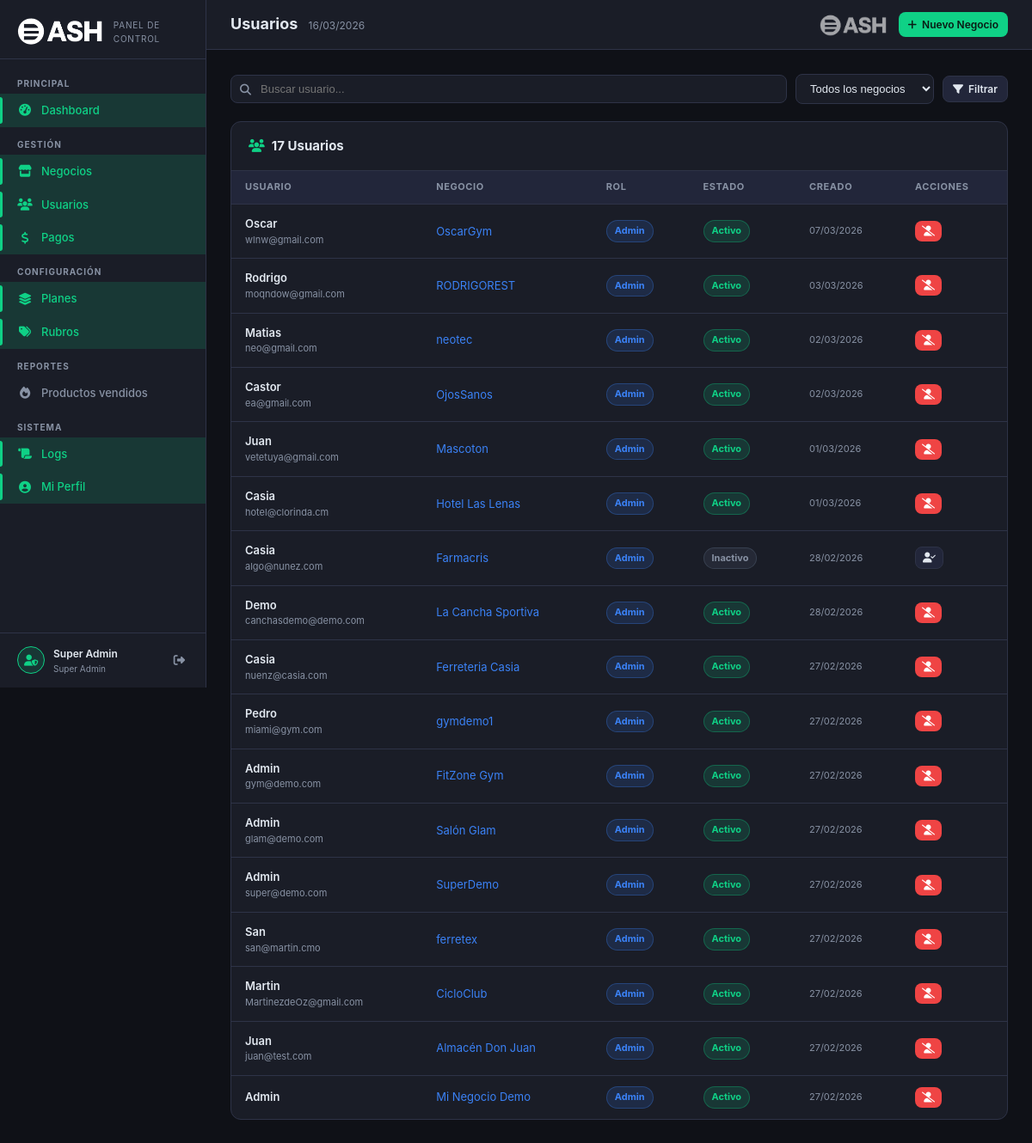
The page /superadmin/usuarios/index.php (signed in) on the database its author committed.
### tables this page shows
CREATE TABLE `usuarios` (
  `id` int(11) NOT NULL,
  `negocio_id` int(11) NOT NULL,
  `nombre` varchar(255) NOT NULL,
  `apellido` varchar(255) NOT NULL,
  `usuario` varchar(50) NOT NULL,
  `email` varchar(255) DEFAULT NULL,
  `password` varchar(255) NOT NULL,
  `rol` enum('admin','empleado') DEFAULT 'empleado',
  `telefono` varchar(50) DEFAULT NULL,
  `foto` varchar(255) DEFAULT NULL,
  `activo` tinyint(1) DEFAULT 1,
  `ultimo_acceso` timestamp NULL DEFAULT NULL,
  `fecha_creacion` timestamp NOT NULL DEFAULT current_timestamp(),
  `fecha_actualizacion` timestamp NOT NULL DEFAULT current_timestamp() ON UPDATE current_timestamp()
);

CREATE TABLE `negocios` (
  `id` int(11) NOT NULL,
  `nombre` varchar(255) NOT NULL,
  `razon_social` varchar(255) DEFAULT NULL,
  `cuit` varchar(20) DEFAULT NULL,
  `condicion_iva` varchar(50) DEFAULT NULL,
  `rubro` varchar(100) DEFAULT NULL,
  `rubro_id` int(11) DEFAULT NULL,
  `direccion` text DEFAULT NULL,
  `ciudad` varchar(100) DEFAULT NULL,
  `provincia` varchar(100) DEFAULT NULL,
  `codigo_postal` varchar(10) DEFAULT NULL,
  `telefono` varchar(50) DEFAULT NULL,
  `email` varchar(255) DEFAULT NULL,
  `sitio_web` varchar(255) DEFAULT NULL,
  `instagram` varchar(100) DEFAULT NULL,
  `facebook` varchar(255) DEFAULT NULL,
  `whatsapp` varchar(50) DEFAULT NULL,
  `logo` varchar(255) DEFAULT NULL,
  `imagen_portada` varchar(255) DEFAULT NULL,
  `carta_token` varchar(64) DEFAULT NULL,
  `carta_activa` tinyint(1) NOT NULL DEFAULT 1,
  `mensaje_ticket` text DEFAULT NULL,
  `mostrar_logo_ticket` tinyint(1) DEFAULT 1,
  `mostrar_direccion_ticket` tinyint(1) DEFAULT 1,
  `mostrar_cuit_ticket` tinyint(1) DEFAULT 1,
  `horarios` longtext DEFAULT NULL CHECK (json_valid(`horarios`)),
  `activo` tinyint(1) DEFAULT 1,
  `plan_id` int(11) DEFAULT 1,
  `fecha_vencimiento` date DEFAULT NULL,
  `bloqueado` tinyint(1) NOT NULL DEFAULT 0,
  `bloqueado_motivo` varchar(255) DEFAULT NULL,
  `notas_admin` text DEFAULT NULL,
  `estado_suscripcion` enum('activa','vencida','cancelada','trial') DEFAULT 'trial',
  `trial_hasta` date DEFAULT NULL,
  `fecha_registro` timestamp NOT NULL DEFAULT current_timestamp(),
  `fecha_alta` date DEFAULT NULL,
  `fecha_actualizacion` timestamp NOT NULL DEFAULT current_timestamp() ON UPDATE current_timestamp()
);

### superadmin/usuarios/index.php (the view, shortened to what this page needs)
<?php
$db    = sa_db();
$page  = max(1, intval($_GET['page'] ?? 1));
$perPage = 25;
$buscar = trim($_GET['q'] ?? '');
$where  = ['1=1'];
$params = [];
$whereStr = implode(' AND ', $where);
$total   = $db->prepare("SELECT COUNT(*) FROM usuarios u WHERE $whereStr");
$total->execute($params);
$total   = $total->fetchColumn();
$offset  = ($page-1) * $perPage;
$stmt = $db->prepare("
    SELECT u.id, u.nombre, u.email, u.rol, u.activo, u.fecha_creacion as created_at,
           n.nombre as negocio_nombre, n.id as negocio_id
    FROM usuarios u
    LEFT JOIN negocios n ON n.id = u.negocio_id
    WHERE $whereStr
    ORDER BY u.fecha_creacion DESC
    LIMIT $perPage OFFSET $offset
");
$stmt->execute($params);
$usuarios = $stmt->fetchAll();
require_once dirname(__DIR__) . '/_layout.php';
?>
<div class="sa-filter-bar">
    <div class="sa-search">
        <input type="text" id="searchQ" placeholder="Buscar usuario..." value="<?= htmlspecialchars($buscar) ?>"
               onkeydown="if(event.key==='Enter')applyF()">
    </div>
    <select class="sa-filter-select" id="negocioF" onchange="applyF()">
        <option value="0">Todos los negocios</option>
    </select>
    <a href="#" onclick="applyF()" class="sa-btn secondary sm"><i class="fas fa-filter"></i> Filtrar</a>
</div>
<div class="sa-panel">
    <div class="sa-panel-header">
        <h3><i class="fas fa-users" style="color:var(--sa-primary);margin-right:8px"></i><?= number_format($total) ?> Usuarios</h3>
    </div>
    <div class="sa-table-wrap">
        <table class="sa-table">
            <thead>
                <tr><th>Usuario</th><th>Negocio</th><th>Rol</th><th>Estado</th><th>Creado</th><th>Acciones</th></tr>
            </thead>
            <tbody>
            <?php if (empty($usuarios)): ?>
            <tr><td colspan="6"><div class="sa-empty"><i class="fas fa-user"></i><p>Sin usuarios</p></div></td></tr>
            <?php else: ?>
            <?php foreach ($usuarios as $u): ?>
            <tr>
                <td>
                    <div style="font-weight:600"><?= htmlspecialchars($u['nombre']) ?></div>
                    <div style="font-size:11px;color:var(--sa-muted)"><?= htmlspecialchars($u['email']) ?></div>
                </td>
                <td>
                    <a href="../negocios/edit.php?id=<?= $u['negocio_id'] ?>" style="color:var(--sa-info);font-size:13px">
                        <?= htmlspecialchars($u['negocio_nombre'] ?? '—') ?>
                    </a>
                </td>
                <td><span class="sa-pill <?= $u['rol']==='admin'?'blue':'gray' ?>"><?= $u['rol'] === 'admin' ? 'Admin' : 'Empleado' ?></span></td>
                <td><span class="sa-pill <?= $u['activo']?'green':'gray' ?>"><?= $u['activo'] ? 'Activo' : 'Inactivo' ?></span></td>
                <td style="font-size:11px;color:var(--sa-muted)"><?= date('d/m/Y', strtotime($u['created_at'])) ?></td>
                <td>
                    <button class="sa-btn <?= $u['activo']?'danger':'secondary' ?> sm icon-only"
                            title="<?= $u['activo']?'Desactivar':'Activar' ?>"
                            onclick="toggleUser(<?= $u['id'] ?>, <?= $u['activo']?0:1 ?>)">
                        <i class="fas <?= $u['activo']?'fa-user-slash':'fa-user-check' ?>"></i>
                    </button>
                </td>
            </tr>
            <?php endforeach; ?>
            <?php endif; ?>
            </tbody>
        </table>
    </div>
</div>

### superadmin/assets/sa.css (style rules this page uses)
:root { --sa-bg: #0f1117; --sa-surface: #1a1d27; --sa-surface2: #22263a; --sa-border: #2e3347; --sa-primary: #0FD186; --sa-primary-dim: rgba(15,209,134,.15); --sa-text: #e2e8f0; --sa-muted: #8892a4; --sa-danger: #ef4444; --sa-warning: #f59e0b; --sa-info: #3b82f6; --sa-purple: #8b5cf6; --sa-sidebar-w: 240px; --sa-radius: 12px; --sa-transition: .22s ease; }
*, *::before, *::after { box-sizing: border-box; margin: 0; padding: 0; }
body { font-family: 'Inter', 'Segoe UI', system-ui, sans-serif; background: var(--sa-bg); color: var(--sa-text); font-size: 14px; line-height: 1.6; min-height: 100vh; }
a { color: var(--sa-primary); text-decoration: none; }
.sa-panel { background: var(--sa-surface); border: 1px solid var(--sa-border); border-radius: var(--sa-radius); overflow: hidden; margin-bottom: 24px; }
.sa-panel-header { padding: 16px 20px; border-bottom: 1px solid var(--sa-border); display: flex; align-items: center; justify-content: space-between; gap: 12px; flex-wrap: wrap; }
.sa-panel-header h3 { font-size: 15px; font-weight: 700; color: var(--sa-text); }
.sa-table-wrap { overflow-x: auto; }
.sa-table { width: 100%; border-collapse: collapse; }
.sa-table th { font-size: 11px; font-weight: 700; color: var(--sa-muted); text-transform: uppercase; letter-spacing: .6px; padding: 10px 16px; background: var(--sa-surface2); border-bottom: 1px solid var(--sa-border); white-space: nowrap; text-align: left; }
.sa-table td { padding: 12px 16px; border-bottom: 1px solid var(--sa-border); color: var(--sa-text); font-size: 13px; vertical-align: middle; }
.sa-table tr:last-child td { border-bottom: none; }
.sa-pill { display: inline-flex; align-items: center; gap: 4px; font-size: 11px; font-weight: 700; padding: 3px 9px; border-radius: 20px; white-space: nowrap; }
.sa-pill.green { background: rgba(15,209,134,.15); color: var(--sa-primary); border: 1px solid rgba(15,209,134,.3); }
.sa-pill.blue { background: rgba(59,130,246,.15); color: var(--sa-info); border: 1px solid rgba(59,130,246,.3); }
.sa-pill.gray { background: rgba(100,116,139,.15); color: var(--sa-muted); border: 1px solid rgba(100,116,139,.3); }
.sa-btn { display: inline-flex; align-items: center; gap: 6px; font-size: 13px; font-weight: 600; padding: 8px 16px; border-radius: 8px; border: none; cursor: pointer; transition: opacity .2s, transform .1s; white-space: nowrap; }
.sa-btn.secondary { background: var(--sa-surface2); color: var(--sa-text); border: 1px solid var(--sa-border); }
.sa-btn.danger { background: var(--sa-danger); color: #fff; }
.sa-btn.sm { font-size: 12px; padding: 5px 11px; }
.sa-btn.icon-only { padding: 6px 8px; }
.sa-filter-bar { display: flex; align-items: center; gap: 10px; flex-wrap: wrap; margin-bottom: 20px; }
.sa-search { flex: 1; min-width: 200px; position: relative; }
.sa-search input { width: 100%; background: var(--sa-surface); border: 1px solid var(--sa-border); border-radius: 8px; color: var(--sa-text); font-size: 13px; padding: 8px 12px 8px 34px; outline: none; transition: border-color .2s; }
.sa-filter-select { background: var(--sa-surface); border: 1px solid var(--sa-border); border-radius: 8px; color: var(--sa-text); font-size: 13px; padding: 8px 12px; outline: none; cursor: pointer; }

### rows shown on the page
usuarios: nombre "Oscar", email "wlnw@gmail.com", negocio.nombre "OscarGym", rol "Admin", activo "Activo", fecha_creacion "07/03/2026"
usuarios: nombre "Rodrigo", email "moqndow@gmail.com", negocio.nombre "RODRIGOREST", rol "Admin", activo "Activo", fecha_creacion "03/03/2026"
usuarios: nombre "Matias", email "neo@gmail.com", negocio.nombre "neotec", rol "Admin", activo "Activo", fecha_creacion "02/03/2026"
usuarios: nombre "Castor", email "ea@gmail.com", negocio.nombre "OjosSanos", rol "Admin", activo "Activo", fecha_creacion "02/03/2026"
usuarios: nombre "Juan", email "vetetuya@gmail.com", negocio.nombre "Mascoton", rol "Admin", activo "Activo", fecha_creacion "01/03/2026"
usuarios: nombre "Casia", email "hotel@clorinda.cm", negocio.nombre "Hotel Las Lenas", rol "Admin", activo "Activo", fecha_creacion "01/03/2026"
usuarios: nombre "Casia", email "algo@nunez.com", negocio.nombre "Farmacris", rol "Admin", activo "Inactivo", fecha_creacion "28/02/2026"
usuarios: nombre "Demo", email "canchasdemo@demo.com", negocio.nombre "La Cancha Sportiva", rol "Admin", activo "Activo", fecha_creacion "28/02/2026"
usuarios: nombre "Casia", email "nuenz@casia.com", negocio.nombre "Ferreteria Casia", rol "Admin", activo "Activo", fecha_creacion "27/02/2026"
usuarios: nombre "Pedro", email "miami@gym.com", negocio.nombre "gymdemo1", rol "Admin", activo "Activo", fecha_creacion "27/02/2026"
usuarios: nombre "Admin", email "gym@demo.com", negocio.nombre "FitZone Gym", rol "Admin", activo "Activo", fecha_creacion "27/02/2026"
usuarios: nombre "Admin", email "glam@demo.com", negocio.nombre "Salón Glam", rol "Admin", activo "Activo", fecha_creacion "27/02/2026"
usuarios: nombre "Admin", email "super@demo.com", negocio.nombre "SuperDemo", rol "Admin", activo "Activo", fecha_creacion "27/02/2026"
usuarios: nombre "San", email "san@martin.cmo", negocio.nombre "ferretex", rol "Admin", activo "Activo", fecha_creacion "27/02/2026"
usuarios: nombre "Martin", email "MartinezdeOz@gmail.com", negocio.nombre "CicloClub", rol "Admin", activo "Activo", fecha_creacion "27/02/2026"
usuarios: nombre "Juan", email "juan@test.com", negocio.nombre "Almacén Don Juan", rol "Admin", activo "Activo", fecha_creacion "27/02/2026"
usuarios: nombre "Admin", negocio.nombre "Mi Negocio Demo", rol "Admin", activo "Activo", fecha_creacion "27/02/2026"

### other values the page prints
$adminName "Super Admin"
$title "Usuarios"
$total "17"
